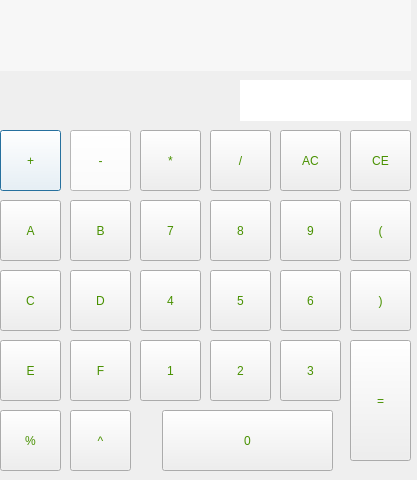
<?xml version="1.0" encoding="UTF-8"?>
<ui version="4.0">
 <class>Calculator</class>
 <widget class="QDialog" name="Calculator">
  <property name="geometry">
   <rect>
    <x>0</x>
    <y>0</y>
    <width>417</width>
    <height>480</height>
   </rect>
  </property>
  <property name="windowTitle">
   <string>Calculator</string>
  </property>
  <property name="styleSheet">
   <string notr="true">color: rgb(72, 145, 0);
background-image: url(:/photo/5c - 1.jpg);




</string>
  </property>
  <widget class="QLabel" name="label1">
   <property name="geometry">
    <rect>
     <x>0</x>
     <y>0</y>
     <width>411</width>
     <height>71</height>
    </rect>
   </property>
   <property name="styleSheet">
    <string notr="true">font: 11pt &quot;微软雅黑&quot;;
background-color: rgb(247, 247, 247);


</string>
   </property>
   <property name="text">
    <string/>
   </property>
  </widget>
  <widget class="QLabel" name="label2">
   <property name="geometry">
    <rect>
     <x>240</x>
     <y>80</y>
     <width>171</width>
     <height>41</height>
    </rect>
   </property>
   <property name="styleSheet">
    <string notr="true">font: 11pt &quot;微软雅黑&quot;;
background-color: rgb(255, 255, 255);</string>
   </property>
   <property name="text">
    <string/>
   </property>
  </widget>
  <widget class="QPushButton" name="pushButton_add">
   <property name="geometry">
    <rect>
     <x>0</x>
     <y>130</y>
     <width>61</width>
     <height>61</height>
    </rect>
   </property>
   <property name="styleSheet">
    <string notr="true">font: 13pt &quot;微软雅黑&quot;;
background-color: rgb(255, 255, 255);</string>
   </property>
   <property name="text">
    <string>+</string>
   </property>
  </widget>
  <widget class="QPushButton" name="pushButton_A">
   <property name="geometry">
    <rect>
     <x>0</x>
     <y>200</y>
     <width>61</width>
     <height>61</height>
    </rect>
   </property>
   <property name="styleSheet">
    <string notr="true">font: 12pt &quot;微软雅黑&quot;;</string>
   </property>
   <property name="text">
    <string>A</string>
   </property>
  </widget>
  <widget class="QPushButton" name="pushButton_C">
   <property name="geometry">
    <rect>
     <x>0</x>
     <y>270</y>
     <width>61</width>
     <height>61</height>
    </rect>
   </property>
   <property name="styleSheet">
    <string notr="true">font: 12pt &quot;微软雅黑&quot;;</string>
   </property>
   <property name="text">
    <string>C</string>
   </property>
  </widget>
  <widget class="QPushButton" name="pushButton_mod">
   <property name="geometry">
    <rect>
     <x>0</x>
     <y>410</y>
     <width>61</width>
     <height>61</height>
    </rect>
   </property>
   <property name="styleSheet">
    <string notr="true">font: 11pt &quot;微软雅黑&quot;;</string>
   </property>
   <property name="text">
    <string>%</string>
   </property>
  </widget>
  <widget class="QPushButton" name="pushButton_E">
   <property name="geometry">
    <rect>
     <x>0</x>
     <y>340</y>
     <width>61</width>
     <height>61</height>
    </rect>
   </property>
   <property name="styleSheet">
    <string notr="true">font: 12pt &quot;微软雅黑&quot;;</string>
   </property>
   <property name="text">
    <string>E</string>
   </property>
  </widget>
  <widget class="QPushButton" name="pushButton_min">
   <property name="geometry">
    <rect>
     <x>70</x>
     <y>130</y>
     <width>61</width>
     <height>61</height>
    </rect>
   </property>
   <property name="styleSheet">
    <string notr="true">font: 13pt &quot;微软雅黑&quot;;
background-color: rgb(255, 255, 255);</string>
   </property>
   <property name="text">
    <string>-</string>
   </property>
  </widget>
  <widget class="QPushButton" name="pushButton_B">
   <property name="geometry">
    <rect>
     <x>70</x>
     <y>200</y>
     <width>61</width>
     <height>61</height>
    </rect>
   </property>
   <property name="styleSheet">
    <string notr="true">font: 12pt &quot;微软雅黑&quot;;</string>
   </property>
   <property name="text">
    <string>B</string>
   </property>
  </widget>
  <widget class="QPushButton" name="pushButton_D">
   <property name="geometry">
    <rect>
     <x>70</x>
     <y>270</y>
     <width>61</width>
     <height>61</height>
    </rect>
   </property>
   <property name="styleSheet">
    <string notr="true">font: 12pt &quot;微软雅黑&quot;;</string>
   </property>
   <property name="text">
    <string>D</string>
   </property>
  </widget>
  <widget class="QPushButton" name="pushButton_F">
   <property name="geometry">
    <rect>
     <x>70</x>
     <y>340</y>
     <width>61</width>
     <height>61</height>
    </rect>
   </property>
   <property name="styleSheet">
    <string notr="true">font: 12pt &quot;微软雅黑&quot;;</string>
   </property>
   <property name="text">
    <string>F</string>
   </property>
  </widget>
  <widget class="QPushButton" name="pushButton_pow">
   <property name="geometry">
    <rect>
     <x>70</x>
     <y>410</y>
     <width>61</width>
     <height>61</height>
    </rect>
   </property>
   <property name="styleSheet">
    <string notr="true">font: 12pt &quot;微软雅黑&quot;;</string>
   </property>
   <property name="text">
    <string>^</string>
   </property>
  </widget>
  <widget class="QPushButton" name="pushButton_mul">
   <property name="geometry">
    <rect>
     <x>140</x>
     <y>130</y>
     <width>61</width>
     <height>61</height>
    </rect>
   </property>
   <property name="styleSheet">
    <string notr="true">font: 13pt &quot;微软雅黑&quot;;</string>
   </property>
   <property name="text">
    <string>*</string>
   </property>
  </widget>
  <widget class="QPushButton" name="pushButton_7">
   <property name="geometry">
    <rect>
     <x>140</x>
     <y>200</y>
     <width>61</width>
     <height>61</height>
    </rect>
   </property>
   <property name="styleSheet">
    <string notr="true">font: 12pt &quot;微软雅黑&quot;;</string>
   </property>
   <property name="text">
    <string>7</string>
   </property>
  </widget>
  <widget class="QPushButton" name="pushButton_4">
   <property name="geometry">
    <rect>
     <x>140</x>
     <y>270</y>
     <width>61</width>
     <height>61</height>
    </rect>
   </property>
   <property name="styleSheet">
    <string notr="true">font: 12pt &quot;微软雅黑&quot;;</string>
   </property>
   <property name="text">
    <string>4</string>
   </property>
  </widget>
  <widget class="QPushButton" name="pushButton_1">
   <property name="geometry">
    <rect>
     <x>140</x>
     <y>340</y>
     <width>61</width>
     <height>61</height>
    </rect>
   </property>
   <property name="styleSheet">
    <string notr="true">font: 12pt &quot;微软雅黑&quot;;
</string>
   </property>
   <property name="text">
    <string>1</string>
   </property>
  </widget>
  <widget class="QPushButton" name="pushButton_div">
   <property name="geometry">
    <rect>
     <x>210</x>
     <y>130</y>
     <width>61</width>
     <height>61</height>
    </rect>
   </property>
   <property name="styleSheet">
    <string notr="true">font: 11pt &quot;微软雅黑&quot;;</string>
   </property>
   <property name="text">
    <string>/</string>
   </property>
  </widget>
  <widget class="QPushButton" name="pushButton_8">
   <property name="geometry">
    <rect>
     <x>210</x>
     <y>200</y>
     <width>61</width>
     <height>61</height>
    </rect>
   </property>
   <property name="styleSheet">
    <string notr="true">font: 12pt &quot;微软雅黑&quot;;</string>
   </property>
   <property name="text">
    <string>8</string>
   </property>
  </widget>
  <widget class="QPushButton" name="pushButton_5">
   <property name="geometry">
    <rect>
     <x>210</x>
     <y>270</y>
     <width>61</width>
     <height>61</height>
    </rect>
   </property>
   <property name="styleSheet">
    <string notr="true">font: 12pt &quot;微软雅黑&quot;;

</string>
   </property>
   <property name="text">
    <string>5</string>
   </property>
  </widget>
  <widget class="QPushButton" name="pushButton_2">
   <property name="geometry">
    <rect>
     <x>210</x>
     <y>340</y>
     <width>61</width>
     <height>61</height>
    </rect>
   </property>
   <property name="styleSheet">
    <string notr="true">font: 12pt &quot;微软雅黑&quot;;</string>
   </property>
   <property name="text">
    <string>2</string>
   </property>
  </widget>
  <widget class="QPushButton" name="pushButton_clearall">
   <property name="geometry">
    <rect>
     <x>280</x>
     <y>130</y>
     <width>61</width>
     <height>61</height>
    </rect>
   </property>
   <property name="styleSheet">
    <string notr="true">font: 10pt &quot;微软雅黑&quot;;</string>
   </property>
   <property name="text">
    <string>AC</string>
   </property>
  </widget>
  <widget class="QPushButton" name="pushButton_9">
   <property name="geometry">
    <rect>
     <x>280</x>
     <y>200</y>
     <width>61</width>
     <height>61</height>
    </rect>
   </property>
   <property name="styleSheet">
    <string notr="true">font: 12pt &quot;微软雅黑&quot;;</string>
   </property>
   <property name="text">
    <string>9</string>
   </property>
  </widget>
  <widget class="QPushButton" name="pushButton_6">
   <property name="geometry">
    <rect>
     <x>280</x>
     <y>270</y>
     <width>61</width>
     <height>61</height>
    </rect>
   </property>
   <property name="styleSheet">
    <string notr="true">font: 12pt &quot;微软雅黑&quot;;
</string>
   </property>
   <property name="text">
    <string>6</string>
   </property>
  </widget>
  <widget class="QPushButton" name="pushButton_equal">
   <property name="geometry">
    <rect>
     <x>350</x>
     <y>340</y>
     <width>61</width>
     <height>121</height>
    </rect>
   </property>
   <property name="styleSheet">
    <string notr="true">font: 13pt &quot;微软雅黑&quot;;</string>
   </property>
   <property name="text">
    <string>=</string>
   </property>
  </widget>
  <widget class="QPushButton" name="pushButton_clearone">
   <property name="geometry">
    <rect>
     <x>350</x>
     <y>130</y>
     <width>61</width>
     <height>61</height>
    </rect>
   </property>
   <property name="styleSheet">
    <string notr="true">font: 10pt &quot;微软雅黑&quot;;
</string>
   </property>
   <property name="text">
    <string>CE</string>
   </property>
  </widget>
  <widget class="QPushButton" name="pushButton_left">
   <property name="geometry">
    <rect>
     <x>350</x>
     <y>200</y>
     <width>61</width>
     <height>61</height>
    </rect>
   </property>
   <property name="styleSheet">
    <string notr="true">font: 12pt &quot;微软雅黑&quot;;</string>
   </property>
   <property name="text">
    <string>(</string>
   </property>
  </widget>
  <widget class="QPushButton" name="pushButton_right">
   <property name="geometry">
    <rect>
     <x>350</x>
     <y>270</y>
     <width>61</width>
     <height>61</height>
    </rect>
   </property>
   <property name="styleSheet">
    <string notr="true">font: 12pt &quot;微软雅黑&quot;;</string>
   </property>
   <property name="text">
    <string>)</string>
   </property>
  </widget>
  <widget class="QPushButton" name="pushButton_3">
   <property name="geometry">
    <rect>
     <x>280</x>
     <y>340</y>
     <width>61</width>
     <height>61</height>
    </rect>
   </property>
   <property name="styleSheet">
    <string notr="true">font: 12pt &quot;微软雅黑&quot;;
</string>
   </property>
   <property name="text">
    <string>3</string>
   </property>
  </widget>
  <widget class="QPushButton" name="pushButton_0">
   <property name="geometry">
    <rect>
     <x>162</x>
     <y>410</y>
     <width>171</width>
     <height>61</height>
    </rect>
   </property>
   <property name="styleSheet">
    <string notr="true">font: 12pt &quot;微软雅黑&quot;;</string>
   </property>
   <property name="text">
    <string>0</string>
   </property>
  </widget>
 </widget>
 <layoutdefault spacing="6" margin="11"/>
 <resources/>
 <connections/>
</ui>
